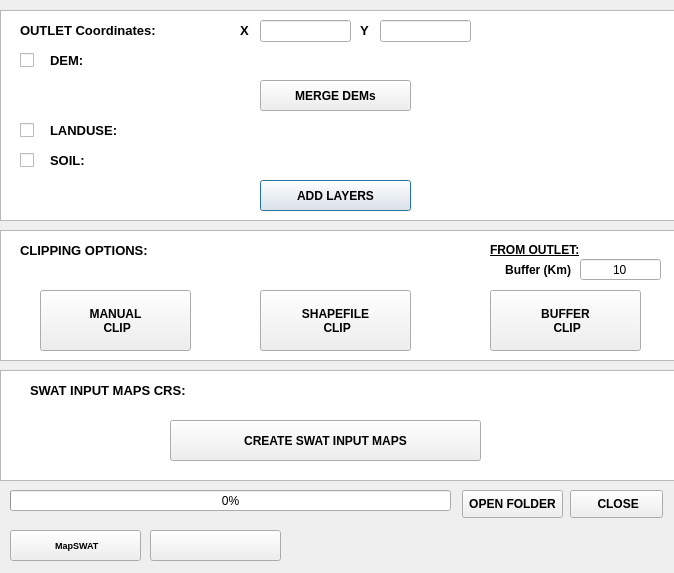
<?xml version="1.0" encoding="UTF-8"?>
<ui version="4.0">
 <class>BaseDialog</class>
 <widget class="QDialog" name="BaseDialog">
  <property name="geometry">
   <rect>
    <x>0</x>
    <y>0</y>
    <width>674</width>
    <height>573</height>
   </rect>
  </property>
  <property name="cursor">
   <cursorShape>ArrowCursor</cursorShape>
  </property>
  <property name="focusPolicy">
   <enum>Qt::NoFocus</enum>
  </property>
  <property name="contextMenuPolicy">
   <enum>Qt::DefaultContextMenu</enum>
  </property>
  <property name="windowTitle">
   <string>MapSWAT v3.0</string>
  </property>
  <property name="windowIcon">
   <iconset resource="resources.qrc">
    <normaloff>:/imgMapSWAT/images/icon.png</normaloff>:/imgMapSWAT/images/icon.png</iconset>
  </property>
  <property name="styleSheet">
   <string notr="true"/>
  </property>
  <property name="sizeGripEnabled">
   <bool>false</bool>
  </property>
  <widget class="QLabel" name="labelOutlet">
   <property name="geometry">
    <rect>
     <x>20</x>
     <y>20</y>
     <width>211</width>
     <height>21</height>
    </rect>
   </property>
   <property name="text">
    <string>&lt;html&gt;&lt;head/&gt;&lt;body&gt;&lt;p&gt;&lt;span style=&quot; font-size:10pt; font-weight:600;&quot;&gt;OUTLET Coordinates:&lt;/span&gt;&lt;/p&gt;&lt;/body&gt;&lt;/html&gt;</string>
   </property>
   <property name="textFormat">
    <enum>Qt::RichText</enum>
   </property>
  </widget>
  <widget class="QLabel" name="labelDEM">
   <property name="geometry">
    <rect>
     <x>50</x>
     <y>50</y>
     <width>91</width>
     <height>21</height>
    </rect>
   </property>
   <property name="text">
    <string>&lt;html&gt;&lt;head/&gt;&lt;body&gt;&lt;p&gt;&lt;span style=&quot; font-size:10pt; font-weight:600;&quot;&gt;DEM:&lt;/span&gt;&lt;/p&gt;&lt;/body&gt;&lt;/html&gt;</string>
   </property>
   <property name="textFormat">
    <enum>Qt::RichText</enum>
   </property>
  </widget>
  <widget class="QListView" name="listView">
   <property name="geometry">
    <rect>
     <x>0</x>
     <y>10</y>
     <width>681</width>
     <height>211</height>
    </rect>
   </property>
  </widget>
  <widget class="QLabel" name="labelLanduse">
   <property name="geometry">
    <rect>
     <x>50</x>
     <y>120</y>
     <width>121</width>
     <height>21</height>
    </rect>
   </property>
   <property name="text">
    <string>&lt;html&gt;&lt;head/&gt;&lt;body&gt;&lt;p&gt;&lt;span style=&quot; font-size:10pt; font-weight:600;&quot;&gt;LANDUSE:&lt;/span&gt;&lt;/p&gt;&lt;/body&gt;&lt;/html&gt;</string>
   </property>
   <property name="textFormat">
    <enum>Qt::RichText</enum>
   </property>
  </widget>
  <widget class="QLabel" name="labelSoil">
   <property name="geometry">
    <rect>
     <x>50</x>
     <y>150</y>
     <width>91</width>
     <height>21</height>
    </rect>
   </property>
   <property name="text">
    <string>&lt;html&gt;&lt;head/&gt;&lt;body&gt;&lt;p&gt;&lt;span style=&quot; font-size:10pt; font-weight:600;&quot;&gt;SOIL:&lt;/span&gt;&lt;/p&gt;&lt;/body&gt;&lt;/html&gt;</string>
   </property>
   <property name="textFormat">
    <enum>Qt::RichText</enum>
   </property>
  </widget>
  <widget class="QLineEdit" name="lineX">
   <property name="geometry">
    <rect>
     <x>260</x>
     <y>20</y>
     <width>91</width>
     <height>22</height>
    </rect>
   </property>
   <property name="alignment">
    <set>Qt::AlignCenter</set>
   </property>
  </widget>
  <widget class="QLineEdit" name="lineY">
   <property name="geometry">
    <rect>
     <x>380</x>
     <y>20</y>
     <width>91</width>
     <height>22</height>
    </rect>
   </property>
   <property name="alignment">
    <set>Qt::AlignCenter</set>
   </property>
  </widget>
  <widget class="QLabel" name="labelX">
   <property name="geometry">
    <rect>
     <x>240</x>
     <y>20</y>
     <width>21</width>
     <height>21</height>
    </rect>
   </property>
   <property name="text">
    <string>&lt;html&gt;&lt;head/&gt;&lt;body&gt;&lt;p&gt;&lt;span style=&quot; font-size:10pt; font-weight:600;&quot;&gt;X&lt;/span&gt;&lt;/p&gt;&lt;/body&gt;&lt;/html&gt;</string>
   </property>
   <property name="textFormat">
    <enum>Qt::RichText</enum>
   </property>
  </widget>
  <widget class="QLabel" name="labelY">
   <property name="geometry">
    <rect>
     <x>360</x>
     <y>20</y>
     <width>21</width>
     <height>21</height>
    </rect>
   </property>
   <property name="text">
    <string>&lt;html&gt;&lt;head/&gt;&lt;body&gt;&lt;p&gt;&lt;span style=&quot; font-size:10pt; font-weight:600;&quot;&gt;Y&lt;/span&gt;&lt;/p&gt;&lt;/body&gt;&lt;/html&gt;</string>
   </property>
   <property name="textFormat">
    <enum>Qt::RichText</enum>
   </property>
  </widget>
  <widget class="QgsProjectionSelectionWidget" name="mQgsProjection_Outlet">
   <property name="geometry">
    <rect>
     <x>490</x>
     <y>20</y>
     <width>171</width>
     <height>21</height>
    </rect>
   </property>
   <property name="font">
    <font>
     <weight>75</weight>
     <bold>true</bold>
    </font>
   </property>
  </widget>
  <widget class="QgsFileWidget" name="mQgsFileWidget_DEM">
   <property name="geometry">
    <rect>
     <x>160</x>
     <y>50</y>
     <width>341</width>
     <height>21</height>
    </rect>
   </property>
  </widget>
  <widget class="QgsFileWidget" name="mQgsFileWidget_Landuse">
   <property name="geometry">
    <rect>
     <x>160</x>
     <y>120</y>
     <width>341</width>
     <height>21</height>
    </rect>
   </property>
  </widget>
  <widget class="QgsFileWidget" name="mQgsFileWidget_Soil">
   <property name="geometry">
    <rect>
     <x>160</x>
     <y>150</y>
     <width>341</width>
     <height>21</height>
    </rect>
   </property>
  </widget>
  <widget class="QLabel" name="labelSoilTargetCRS">
   <property name="geometry">
    <rect>
     <x>30</x>
     <y>380</y>
     <width>281</width>
     <height>21</height>
    </rect>
   </property>
   <property name="text">
    <string>&lt;html&gt;&lt;head/&gt;&lt;body&gt;&lt;p&gt;&lt;span style=&quot; font-size:10pt; font-weight:600;&quot;&gt;SWAT INPUT MAPS CRS:&lt;/span&gt;&lt;/p&gt;&lt;/body&gt;&lt;/html&gt;</string>
   </property>
   <property name="textFormat">
    <enum>Qt::RichText</enum>
   </property>
  </widget>
  <widget class="QgsProjectionSelectionWidget" name="mQgsProjection_Target">
   <property name="geometry">
    <rect>
     <x>260</x>
     <y>380</y>
     <width>401</width>
     <height>21</height>
    </rect>
   </property>
   <property name="font">
    <font>
     <weight>75</weight>
     <bold>true</bold>
    </font>
   </property>
   <property name="contextMenuPolicy">
    <enum>Qt::DefaultContextMenu</enum>
   </property>
   <property name="layoutDirection">
    <enum>Qt::LeftToRight</enum>
   </property>
  </widget>
  <widget class="QPushButton" name="pushButton_AddMaps">
   <property name="geometry">
    <rect>
     <x>260</x>
     <y>180</y>
     <width>151</width>
     <height>31</height>
    </rect>
   </property>
   <property name="font">
    <font>
     <weight>75</weight>
     <bold>true</bold>
    </font>
   </property>
   <property name="text">
    <string>ADD LAYERS</string>
   </property>
   <property name="icon">
    <iconset resource="resources.qrc">
     <normaloff>:/imgMapSWAT/images/add.png</normaloff>:/imgMapSWAT/images/add.png</iconset>
   </property>
  </widget>
  <widget class="QListView" name="listView_3">
   <property name="geometry">
    <rect>
     <x>0</x>
     <y>230</y>
     <width>681</width>
     <height>131</height>
    </rect>
   </property>
  </widget>
  <widget class="QCheckBox" name="checkBox_DEM">
   <property name="geometry">
    <rect>
     <x>20</x>
     <y>50</y>
     <width>21</width>
     <height>20</height>
    </rect>
   </property>
   <property name="text">
    <string/>
   </property>
  </widget>
  <widget class="QCheckBox" name="checkBox_Landuse">
   <property name="geometry">
    <rect>
     <x>20</x>
     <y>120</y>
     <width>21</width>
     <height>20</height>
    </rect>
   </property>
   <property name="text">
    <string/>
   </property>
  </widget>
  <widget class="QCheckBox" name="checkBox_Soil">
   <property name="geometry">
    <rect>
     <x>20</x>
     <y>150</y>
     <width>21</width>
     <height>20</height>
    </rect>
   </property>
   <property name="text">
    <string/>
   </property>
  </widget>
  <widget class="QPushButton" name="pushButton_NewPolygon">
   <property name="geometry">
    <rect>
     <x>40</x>
     <y>290</y>
     <width>151</width>
     <height>61</height>
    </rect>
   </property>
   <property name="font">
    <font>
     <weight>75</weight>
     <bold>true</bold>
    </font>
   </property>
   <property name="text">
    <string>MANUAL
 CLIP</string>
   </property>
   <property name="icon">
    <iconset resource="resources.qrc">
     <normaloff>:/imgMapSWAT/images/shape.png</normaloff>:/imgMapSWAT/images/shape.png</iconset>
   </property>
   <property name="iconSize">
    <size>
     <width>25</width>
     <height>25</height>
    </size>
   </property>
  </widget>
  <widget class="QPushButton" name="pushButton_OldPolygon">
   <property name="geometry">
    <rect>
     <x>260</x>
     <y>290</y>
     <width>151</width>
     <height>61</height>
    </rect>
   </property>
   <property name="font">
    <font>
     <weight>75</weight>
     <bold>true</bold>
    </font>
   </property>
   <property name="text">
    <string>SHAPEFILE
 CLIP</string>
   </property>
   <property name="icon">
    <iconset resource="resources.qrc">
     <normaloff>:/imgMapSWAT/images/upload.png</normaloff>:/imgMapSWAT/images/upload.png</iconset>
   </property>
   <property name="iconSize">
    <size>
     <width>25</width>
     <height>25</height>
    </size>
   </property>
  </widget>
  <widget class="QPushButton" name="pushButton_Extension">
   <property name="geometry">
    <rect>
     <x>490</x>
     <y>290</y>
     <width>151</width>
     <height>61</height>
    </rect>
   </property>
   <property name="font">
    <font>
     <weight>75</weight>
     <bold>true</bold>
    </font>
   </property>
   <property name="text">
    <string>BUFFER
 CLIP</string>
   </property>
   <property name="icon">
    <iconset resource="resources.qrc">
     <normaloff>:/imgMapSWAT/images/buffer2.png</normaloff>:/imgMapSWAT/images/buffer2.png</iconset>
   </property>
   <property name="iconSize">
    <size>
     <width>25</width>
     <height>25</height>
    </size>
   </property>
  </widget>
  <widget class="QPushButton" name="pushButton_SWATinputs">
   <property name="geometry">
    <rect>
     <x>170</x>
     <y>420</y>
     <width>311</width>
     <height>41</height>
    </rect>
   </property>
   <property name="font">
    <font>
     <weight>75</weight>
     <bold>true</bold>
    </font>
   </property>
   <property name="text">
    <string>CREATE SWAT INPUT MAPS</string>
   </property>
  </widget>
  <widget class="QListView" name="listView_4">
   <property name="geometry">
    <rect>
     <x>0</x>
     <y>370</y>
     <width>681</width>
     <height>111</height>
    </rect>
   </property>
  </widget>
  <widget class="QLabel" name="labelSoilClipping">
   <property name="geometry">
    <rect>
     <x>20</x>
     <y>240</y>
     <width>241</width>
     <height>21</height>
    </rect>
   </property>
   <property name="font">
    <font>
     <underline>false</underline>
    </font>
   </property>
   <property name="text">
    <string>&lt;html&gt;&lt;head/&gt;&lt;body&gt;&lt;p&gt;&lt;span style=&quot; font-size:10pt; font-weight:600;&quot;&gt;CLIPPING OPTIONS:&lt;/span&gt;&lt;/p&gt;&lt;/body&gt;&lt;/html&gt;</string>
   </property>
   <property name="textFormat">
    <enum>Qt::RichText</enum>
   </property>
  </widget>
  <widget class="QPushButton" name="pushButton_Save">
   <property name="geometry">
    <rect>
     <x>462</x>
     <y>490</y>
     <width>101</width>
     <height>28</height>
    </rect>
   </property>
   <property name="font">
    <font>
     <weight>75</weight>
     <bold>true</bold>
    </font>
   </property>
   <property name="text">
    <string>OPEN FOLDER</string>
   </property>
  </widget>
  <widget class="QPushButton" name="pushButton_Close">
   <property name="geometry">
    <rect>
     <x>570</x>
     <y>490</y>
     <width>93</width>
     <height>28</height>
    </rect>
   </property>
   <property name="font">
    <font>
     <weight>75</weight>
     <bold>true</bold>
    </font>
   </property>
   <property name="text">
    <string> CLOSE</string>
   </property>
   <property name="icon">
    <iconset resource="resources.qrc">
     <normaloff>:/imgMapSWAT/images/close.png</normaloff>:/imgMapSWAT/images/close.png</iconset>
   </property>
  </widget>
  <widget class="QLineEdit" name="lineBuffer">
   <property name="geometry">
    <rect>
     <x>580</x>
     <y>259</y>
     <width>81</width>
     <height>21</height>
    </rect>
   </property>
   <property name="text">
    <string>10</string>
   </property>
   <property name="alignment">
    <set>Qt::AlignCenter</set>
   </property>
  </widget>
  <widget class="QLabel" name="labelBuffer">
   <property name="geometry">
    <rect>
     <x>470</x>
     <y>260</y>
     <width>101</width>
     <height>21</height>
    </rect>
   </property>
   <property name="text">
    <string>&lt;html&gt;&lt;head/&gt;&lt;body&gt;&lt;p align=&quot;right&quot;&gt;&lt;span style=&quot; font-weight:600;&quot;&gt;Buffer (Km)&lt;/span&gt;&lt;/p&gt;&lt;/body&gt;&lt;/html&gt;</string>
   </property>
   <property name="textFormat">
    <enum>Qt::RichText</enum>
   </property>
  </widget>
  <widget class="QgsFileWidget" name="mQgsFileWidget_Polygon">
   <property name="geometry">
    <rect>
     <x>250</x>
     <y>260</y>
     <width>201</width>
     <height>21</height>
    </rect>
   </property>
  </widget>
  <widget class="QProgressBar" name="progressBar">
   <property name="geometry">
    <rect>
     <x>10</x>
     <y>490</y>
     <width>441</width>
     <height>21</height>
    </rect>
   </property>
   <property name="value">
    <number>0</number>
   </property>
  </widget>
  <widget class="QPushButton" name="pushButton_Info">
   <property name="geometry">
    <rect>
     <x>10</x>
     <y>530</y>
     <width>131</width>
     <height>31</height>
    </rect>
   </property>
   <property name="font">
    <font>
     <pointsize>7</pointsize>
     <weight>75</weight>
     <bold>true</bold>
    </font>
   </property>
   <property name="text">
    <string> MapSWAT</string>
   </property>
   <property name="icon">
    <iconset resource="resources.qrc">
     <normaloff>:/imgMapSWAT/images/info2.png</normaloff>:/imgMapSWAT/images/info2.png</iconset>
   </property>
  </widget>
  <widget class="QPushButton" name="pushButton_MERGE">
   <property name="geometry">
    <rect>
     <x>260</x>
     <y>80</y>
     <width>151</width>
     <height>31</height>
    </rect>
   </property>
   <property name="font">
    <font>
     <weight>75</weight>
     <bold>true</bold>
    </font>
   </property>
   <property name="text">
    <string>MERGE DEMs</string>
   </property>
   <property name="icon">
    <iconset resource="resources.qrc">
     <normaloff>:/imgMapSWAT/images/puzzle.png</normaloff>:/imgMapSWAT/images/puzzle.png</iconset>
   </property>
  </widget>
  <widget class="QLabel" name="labelPath">
   <property name="geometry">
    <rect>
     <x>320</x>
     <y>540</y>
     <width>341</width>
     <height>21</height>
    </rect>
   </property>
   <property name="font">
    <font>
     <weight>75</weight>
     <italic>false</italic>
     <bold>true</bold>
     <underline>false</underline>
    </font>
   </property>
   <property name="text">
    <string/>
   </property>
   <property name="textFormat">
    <enum>Qt::PlainText</enum>
   </property>
   <property name="alignment">
    <set>Qt::AlignRight|Qt::AlignTrailing|Qt::AlignVCenter</set>
   </property>
  </widget>
  <widget class="QPushButton" name="pushButton_coffee">
   <property name="geometry">
    <rect>
     <x>150</x>
     <y>530</y>
     <width>131</width>
     <height>31</height>
    </rect>
   </property>
   <property name="text">
    <string/>
   </property>
   <property name="icon">
    <iconset resource="resources.qrc">
     <normaloff>:/imgMapSWAT/images/coffee.png</normaloff>:/imgMapSWAT/images/coffee.png</iconset>
   </property>
   <property name="iconSize">
    <size>
     <width>100</width>
     <height>30</height>
    </size>
   </property>
  </widget>
  <widget class="QLabel" name="labelCheck_coffee">
   <property name="geometry">
    <rect>
     <x>280</x>
     <y>530</y>
     <width>31</width>
     <height>31</height>
    </rect>
   </property>
   <property name="font">
    <font>
     <pointsize>10</pointsize>
     <weight>75</weight>
     <italic>false</italic>
     <bold>true</bold>
     <underline>false</underline>
    </font>
   </property>
   <property name="styleSheet">
    <string notr="true">color: rgb(0, 170, 0);</string>
   </property>
   <property name="text">
    <string/>
   </property>
   <property name="textFormat">
    <enum>Qt::PlainText</enum>
   </property>
   <property name="alignment">
    <set>Qt::AlignRight|Qt::AlignTrailing|Qt::AlignVCenter</set>
   </property>
  </widget>
  <widget class="QLabel" name="labelBuffer_2">
   <property name="geometry">
    <rect>
     <x>490</x>
     <y>240</y>
     <width>101</width>
     <height>21</height>
    </rect>
   </property>
   <property name="text">
    <string>&lt;html&gt;&lt;head/&gt;&lt;body&gt;&lt;p&gt;&lt;span style=&quot; font-weight:600; text-decoration: underline;&quot;&gt;FROM OUTLET:&lt;/span&gt;&lt;/p&gt;&lt;/body&gt;&lt;/html&gt;</string>
   </property>
   <property name="textFormat">
    <enum>Qt::RichText</enum>
   </property>
  </widget>
  <widget class="QLabel" name="label_3">
   <property name="geometry">
    <rect>
     <x>520</x>
     <y>50</y>
     <width>141</width>
     <height>131</height>
    </rect>
   </property>
   <property name="text">
    <string>&lt;html&gt;&lt;head/&gt;&lt;body&gt;&lt;p&gt;&lt;img src=&quot;:/imgMapSWAT/images/MapSWAT_v3.png&quot;/&gt;&lt;/p&gt;&lt;/body&gt;&lt;/html&gt;</string>
   </property>
  </widget>
  <zorder>listView_4</zorder>
  <zorder>listView</zorder>
  <zorder>labelOutlet</zorder>
  <zorder>labelDEM</zorder>
  <zorder>labelLanduse</zorder>
  <zorder>labelSoil</zorder>
  <zorder>lineX</zorder>
  <zorder>lineY</zorder>
  <zorder>labelX</zorder>
  <zorder>labelY</zorder>
  <zorder>mQgsProjection_Outlet</zorder>
  <zorder>mQgsFileWidget_DEM</zorder>
  <zorder>mQgsFileWidget_Landuse</zorder>
  <zorder>mQgsFileWidget_Soil</zorder>
  <zorder>labelSoilTargetCRS</zorder>
  <zorder>mQgsProjection_Target</zorder>
  <zorder>pushButton_AddMaps</zorder>
  <zorder>listView_3</zorder>
  <zorder>checkBox_DEM</zorder>
  <zorder>checkBox_Landuse</zorder>
  <zorder>checkBox_Soil</zorder>
  <zorder>pushButton_NewPolygon</zorder>
  <zorder>pushButton_OldPolygon</zorder>
  <zorder>pushButton_Extension</zorder>
  <zorder>pushButton_SWATinputs</zorder>
  <zorder>labelSoilClipping</zorder>
  <zorder>pushButton_Save</zorder>
  <zorder>pushButton_Close</zorder>
  <zorder>lineBuffer</zorder>
  <zorder>labelBuffer</zorder>
  <zorder>mQgsFileWidget_Polygon</zorder>
  <zorder>progressBar</zorder>
  <zorder>pushButton_Info</zorder>
  <zorder>pushButton_MERGE</zorder>
  <zorder>labelPath</zorder>
  <zorder>pushButton_coffee</zorder>
  <zorder>labelCheck_coffee</zorder>
  <zorder>labelBuffer_2</zorder>
  <zorder>label_3</zorder>
 </widget>
 <customwidgets>
  <customwidget>
   <class>QgsFileWidget</class>
   <extends>QWidget</extends>
   <header>qgsfilewidget.h</header>
  </customwidget>
  <customwidget>
   <class>QgsProjectionSelectionWidget</class>
   <extends>QWidget</extends>
   <header>qgsprojectionselectionwidget.h</header>
  </customwidget>
 </customwidgets>
 <resources>
  <include location="resources.qrc"/>
 </resources>
 <connections>
  <connection>
   <sender>pushButton_AddMaps</sender>
   <signal>clicked()</signal>
   <receiver>BaseDialog</receiver>
   <slot>AddMaps()</slot>
   <hints>
    <hint type="sourcelabel">
     <x>370</x>
     <y>210</y>
    </hint>
    <hint type="destinationlabel">
     <x>667</x>
     <y>246</y>
    </hint>
   </hints>
  </connection>
  <connection>
   <sender>pushButton_NewPolygon</sender>
   <signal>clicked()</signal>
   <receiver>BaseDialog</receiver>
   <slot>Clip_New()</slot>
   <hints>
    <hint type="sourcelabel">
     <x>163</x>
     <y>340</y>
    </hint>
    <hint type="destinationlabel">
     <x>181</x>
     <y>396</y>
    </hint>
   </hints>
  </connection>
  <connection>
   <sender>pushButton_SWATinputs</sender>
   <signal>clicked()</signal>
   <receiver>BaseDialog</receiver>
   <slot>CREATE_INPUTS()</slot>
   <hints>
    <hint type="sourcelabel">
     <x>333</x>
     <y>436</y>
    </hint>
    <hint type="destinationlabel">
     <x>345</x>
     <y>478</y>
    </hint>
   </hints>
  </connection>
  <connection>
   <sender>pushButton_Extension</sender>
   <signal>clicked()</signal>
   <receiver>BaseDialog</receiver>
   <slot>Clip_Extension()</slot>
   <hints>
    <hint type="sourcelabel">
     <x>560</x>
     <y>340</y>
    </hint>
    <hint type="destinationlabel">
     <x>566</x>
     <y>395</y>
    </hint>
   </hints>
  </connection>
  <connection>
   <sender>pushButton_OldPolygon</sender>
   <signal>clicked()</signal>
   <receiver>BaseDialog</receiver>
   <slot>Clip_Old()</slot>
   <hints>
    <hint type="sourcelabel">
     <x>398</x>
     <y>344</y>
    </hint>
    <hint type="destinationlabel">
     <x>407</x>
     <y>364</y>
    </hint>
   </hints>
  </connection>
  <connection>
   <sender>pushButton_Save</sender>
   <signal>clicked()</signal>
   <receiver>BaseDialog</receiver>
   <slot>Open()</slot>
   <hints>
    <hint type="sourcelabel">
     <x>473</x>
     <y>491</y>
    </hint>
    <hint type="destinationlabel">
     <x>435</x>
     <y>489</y>
    </hint>
   </hints>
  </connection>
  <connection>
   <sender>pushButton_Close</sender>
   <signal>clicked()</signal>
   <receiver>BaseDialog</receiver>
   <slot>Close()</slot>
   <hints>
    <hint type="sourcelabel">
     <x>628</x>
     <y>494</y>
    </hint>
    <hint type="destinationlabel">
     <x>672</x>
     <y>495</y>
    </hint>
   </hints>
  </connection>
  <connection>
   <sender>pushButton_Info</sender>
   <signal>clicked()</signal>
   <receiver>BaseDialog</receiver>
   <slot>info()</slot>
   <hints>
    <hint type="sourcelabel">
     <x>140</x>
     <y>530</y>
    </hint>
    <hint type="destinationlabel">
     <x>673</x>
     <y>484</y>
    </hint>
   </hints>
  </connection>
  <connection>
   <sender>pushButton_MERGE</sender>
   <signal>clicked()</signal>
   <receiver>BaseDialog</receiver>
   <slot>merge()</slot>
   <hints>
    <hint type="sourcelabel">
     <x>304</x>
     <y>107</y>
    </hint>
    <hint type="destinationlabel">
     <x>116</x>
     <y>225</y>
    </hint>
   </hints>
  </connection>
  <connection>
   <sender>pushButton_coffee</sender>
   <signal>clicked()</signal>
   <receiver>BaseDialog</receiver>
   <slot>coffee()</slot>
   <hints>
    <hint type="sourcelabel">
     <x>236</x>
     <y>548</y>
    </hint>
    <hint type="destinationlabel">
     <x>293</x>
     <y>565</y>
    </hint>
   </hints>
  </connection>
 </connections>
 <slots>
  <slot>raster()</slot>
  <slot>aforo()</slot>
  <slot>stream()</slot>
  <slot>outlet()</slot>
  <slot>basin()</slot>
  <slot>RESET()</slot>
  <slot>AddMaps()</slot>
  <slot>Clip_New()</slot>
  <slot>CREATE_INPUTS()</slot>
  <slot>Clip_Extension()</slot>
  <slot>Clip_Old()</slot>
  <slot>Open()</slot>
  <slot>Close()</slot>
  <slot>Tables()</slot>
  <slot>info()</slot>
  <slot>merge()</slot>
  <slot>coffee()</slot>
 </slots>
</ui>
